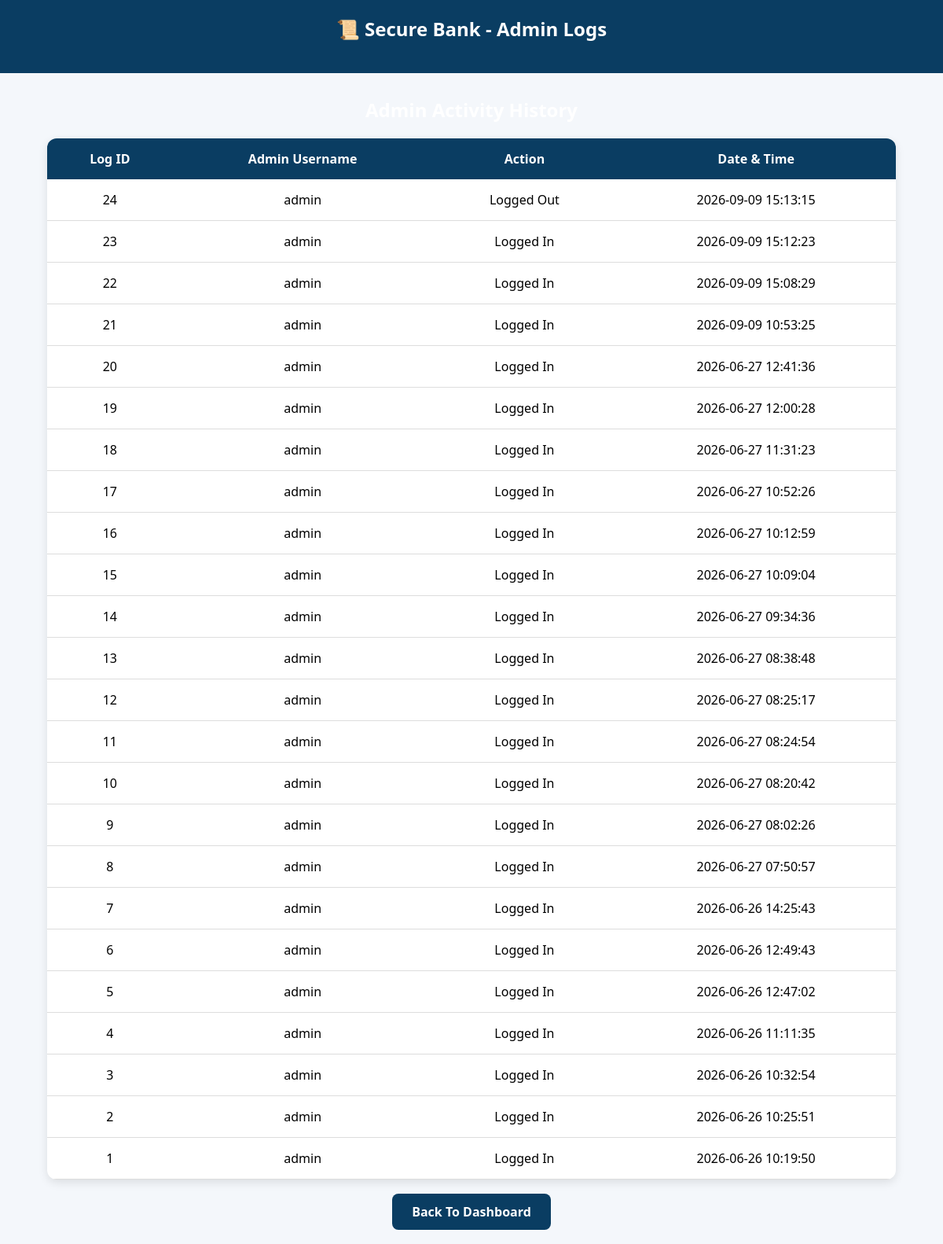
Screenshot of /admin-logs (signed in) with the database file from the repository.
### tables this page shows
CREATE TABLE admin_logs (
    log_id INTEGER PRIMARY KEY AUTOINCREMENT,
    admin_username TEXT,
    action TEXT,
    timestamp TIMESTAMP DEFAULT CURRENT_TIMESTAMP
    );

### app.py (the view)
@app.route('/admin-logs')
def admin_logs():
    if 'admin' not in session:
        return redirect('/admin-login')
    conn = get_db_connection()
    cursor = conn.cursor()
    cursor.execute("""
    SELECT *
    FROM admin_logs
    ORDER BY log_id DESC
    """)
    logs = cursor.fetchall()
    conn.close()
    return render_template(
        'admin_logs.html',
        logs=logs
    )

### app.py (called while the page is built)
def get_db_connection():
    conn = sqlite3.connect("database/bank.db")
    conn.row_factory = sqlite3.Row
    return conn

### templates/admin_logs.html (shortened to what this page needs)
<!DOCTYPE html>
<html>
<head>
</head>
<body>
<div class="navbar">
    <h2>📜 Secure Bank - Admin Logs</h2>
</div>
<div class="container">
    <h2>Admin Activity History</h2>
    <table>
        <tr>
            <th>Log ID</th>
            <th>Admin Username</th>
            <th>Action</th>
            <th>Date & Time</th>
        </tr>
        {% for log in logs %}
        <tr>
            <td>{{ log['log_id'] }}</td>
            <td>{{ log['admin_username'] }}</td>
            <td>{{ log['action'] }}</td>
            <td>{{ log['timestamp'] }}</td>
        </tr>
        {% endfor %}
    </table>
    <div class="back">
        <a href="/admin-dashboard">
            Back To Dashboard
        </a>
    </div>
</div>
</body>
</html>

### templates/admin_logs.html (style rules this page uses)
* { margin:0; padding:0; box-sizing:border-box; font-family:Segoe UI,sans-serif; }
body { background:#f4f7fb; }
.navbar { background:#0A3D62; color:white; text-align:center; padding:20px; }
.container { width:90%; margin:30px auto; }
h2 { text-align:center; color:white; margin-bottom:20px; }
table { width:100%; border-collapse:collapse; background:white; border-radius:12px; overflow:hidden; box-shadow:0 4px 12px rgba(0,0,0,0.1); }
th { background:#0A3D62; color:white; padding:15px; }
td { padding:15px; text-align:center; border-bottom:1px solid #ddd; }
.back { text-align:center; margin-top:30px; }
.back a { text-decoration:none; background:#0A3D62; color:white; padding:12px 25px; border-radius:8px; font-weight:bold; }

### rows the page displays
admin_logs: log_id "24", admin_username "admin", action "Logged Out", timestamp "2026-09-09 15:13:15"
admin_logs: log_id "23", admin_username "admin", action "Logged In", timestamp "2026-09-09 15:12:23"
admin_logs: log_id "22", admin_username "admin", action "Logged In", timestamp "2026-09-09 15:08:29"
admin_logs: log_id "21", admin_username "admin", action "Logged In", timestamp "2026-09-09 10:53:25"
admin_logs: log_id "20", admin_username "admin", action "Logged In", timestamp "2026-06-27 12:41:36"
admin_logs: log_id "19", admin_username "admin", action "Logged In", timestamp "2026-06-27 12:00:28"
admin_logs: log_id "18", admin_username "admin", action "Logged In", timestamp "2026-06-27 11:31:23"
admin_logs: log_id "17", admin_username "admin", action "Logged In", timestamp "2026-06-27 10:52:26"
admin_logs: log_id "16", admin_username "admin", action "Logged In", timestamp "2026-06-27 10:12:59"
admin_logs: log_id "15", admin_username "admin", action "Logged In", timestamp "2026-06-27 10:09:04"
admin_logs: log_id "14", admin_username "admin", action "Logged In", timestamp "2026-06-27 09:34:36"
admin_logs: log_id "13", admin_username "admin", action "Logged In", timestamp "2026-06-27 08:38:48"
admin_logs: log_id "12", admin_username "admin", action "Logged In", timestamp "2026-06-27 08:25:17"
admin_logs: log_id "11", admin_username "admin", action "Logged In", timestamp "2026-06-27 08:24:54"
admin_logs: log_id "10", admin_username "admin", action "Logged In", timestamp "2026-06-27 08:20:42"
admin_logs: log_id "9", admin_username "admin", action "Logged In", timestamp "2026-06-27 08:02:26"
admin_logs: log_id "8", admin_username "admin", action "Logged In", timestamp "2026-06-27 07:50:57"
admin_logs: log_id "7", admin_username "admin", action "Logged In", timestamp "2026-06-26 14:25:43"
admin_logs: log_id "6", admin_username "admin", action "Logged In", timestamp "2026-06-26 12:49:43"
admin_logs: log_id "5", admin_username "admin", action "Logged In", timestamp "2026-06-26 12:47:02"
admin_logs: log_id "4", admin_username "admin", action "Logged In", timestamp "2026-06-26 11:11:35"
admin_logs: log_id "3", admin_username "admin", action "Logged In", timestamp "2026-06-26 10:32:54"
admin_logs: log_id "2", admin_username "admin", action "Logged In", timestamp "2026-06-26 10:25:51"
admin_logs: log_id "1", admin_username "admin", action "Logged In", timestamp "2026-06-26 10:19:50"
